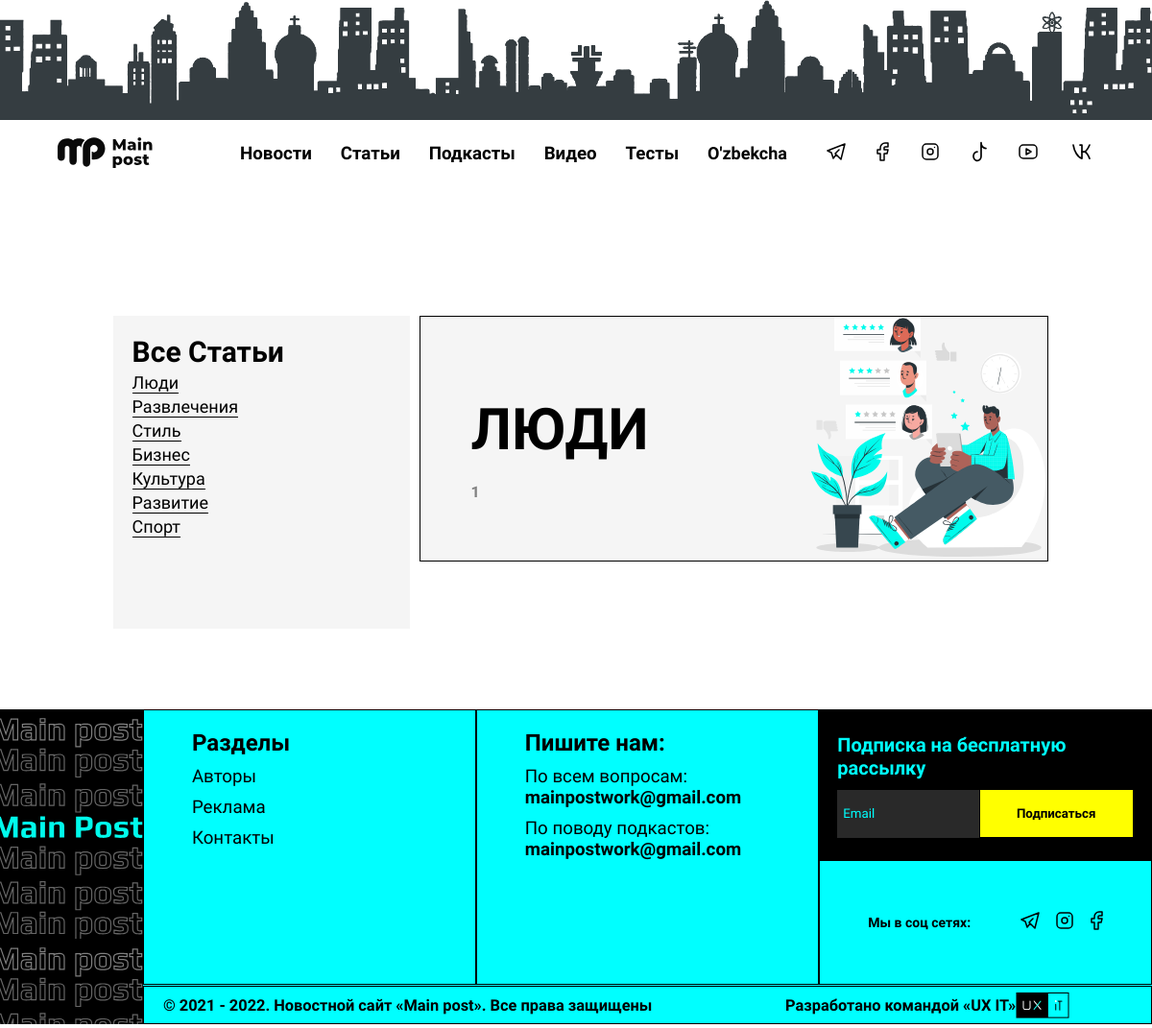
Before: /ru/category/lyudi/ with the older database file.
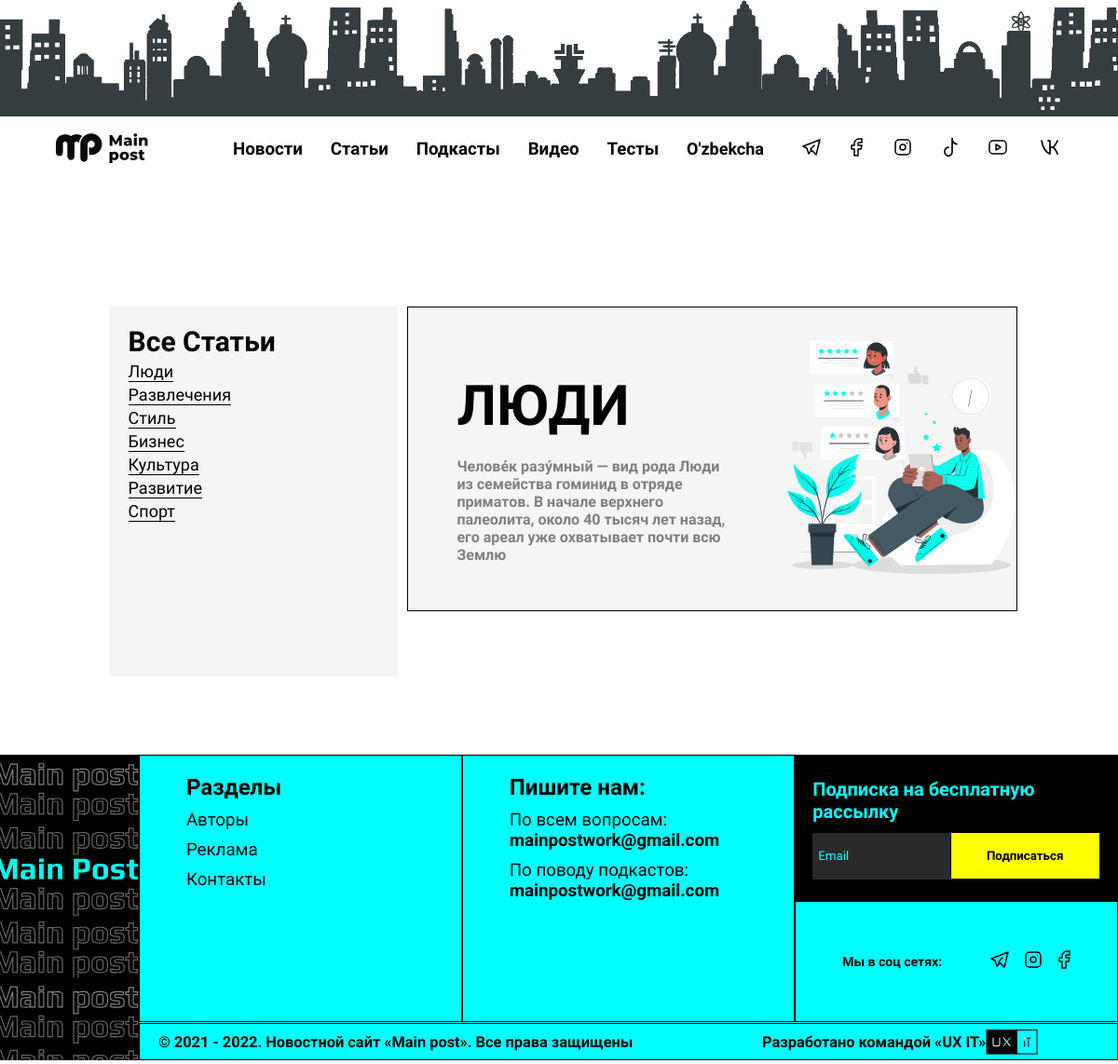
After: the same page with the newer database file.
### main/models.py (models this page shows, shortened)
class Categories(models.Model):
    name = models.CharField("Название категории", max_length=120)
    description = models.TextField("Описание", max_length=250)
    url = models.SlugField(max_length=120, unique=True)
    class Meta:
        verbose_name = "Категория"
        verbose_name_plural = "Категории"

### main/views.py (the view)
# urls.py: path("category/<slug:slug>/", views.category_view, name="category_view"),
def category_view(request, slug):
    page = request.GET.get('page', 1)
    category = get_object_or_404(Categories, url=slug)
    categories_list = Categories.objects.all()
    articles = Articles.objects.filter(categories_id=category.id)
    paginator = Paginator(articles, 6)
    try:
        page_obj = paginator.page(page)
    except PageNotAnInteger:
        page_obj = paginator.page(1)
    except EmptyPage:
        page_obj = paginator.page(paginator.num_pages)
    return render(request, "main/category.html", {"category": category,
                                                  "categories": categories_list,
                                                  "page_obj": page_obj,
                                                  })

### main/templates/main/category.html (shortened to what this page needs)
{% load static i18n %}
<!DOCTYPE html>
<html lang="en">
<head>
    <link rel="stylesheet" href="{% static 'css/category.css' %}">
    <link rel="stylesheet" href="{% static 'css/header.css' %}">
    <link rel="stylesheet" href="{% static 'css/footer.css' %}">
</head>
<body>
    <div class="adv" style="margin-top: 0">
        <img src="{% static 'img/reklama.png' %}" alt="da">
    </div>
     {% include 'include/header.html' %}
    <div class="wrapper">
        <div class="container">
            <div class="left__sidebar">
                <div class="left__sidebar__text">
                    <div class="left_sidebar__title">
                        <a href="{% url 'categories' %}"><h2>Все Статьи</h2></a>
                    </div>
                    {% for category in categories %}
                        <div class="left_sidebar__link"><a style="border-bottom: 1px solid black;" href="{% url 'category_view' category.url %}">{{ category.name }}</a></div>
                    {% endfor %}
                </div>
            </div>
            <div class="right__sidebar">
                <div class="right_sidebar__image">
                    <div class="right_sidebar__text">
                        <div class="right_sidebar__title">
                         <a href="#">   <h2>{{ category.name|upper }}</h2></a>
                        </div>
                        <div class="right_sidebar__subtitle">
                            <h4>{{ category.description }}</h4>
                        </div>
                    </div>
                    <div class="right_imgg">
                        <img src="{% static 'img/cuate.svg' %}" alt="da" height="250px">
                    </div>
                </div>
            </div>
        </div>
    </div>
    {% include 'include/footer.html' %}
</body>
</html>

Changed rows visible on the page:
changed Categories "Люди": description "1" → "Челове́к разу́мный — вид рода Люди из семейства гоминид в отряде приматов. В начале верхнего палеолита, около 40 тысяч лет назад, его ареал уже охватывает почти всю Землю"
